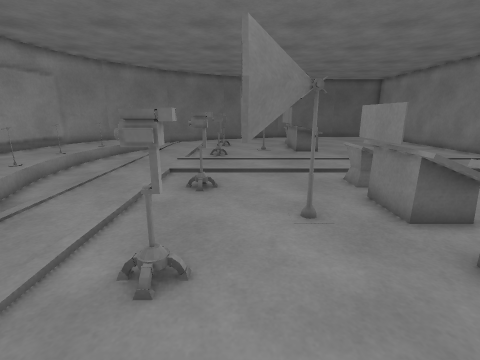
view 1 (above)

16 first-person views from a walk through a 3-D level made in the Unity game engine. The camera is 1.2 m above the floor, tilts 14° down and sees 85° across. The floor is counted in squares, 0.5 m on a side. Each view is taken from the middle of a square. On the plan, view 1 faces up. The plan holds only what a view shows up to about 18 squares ahead; the rest is blank.

view 2
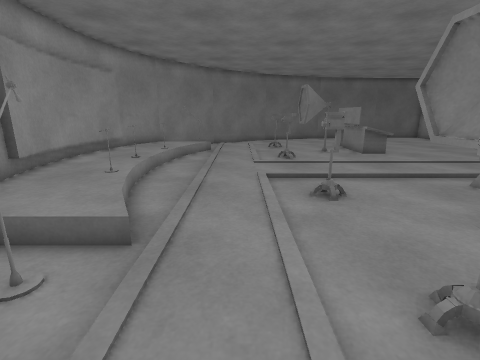

view 3
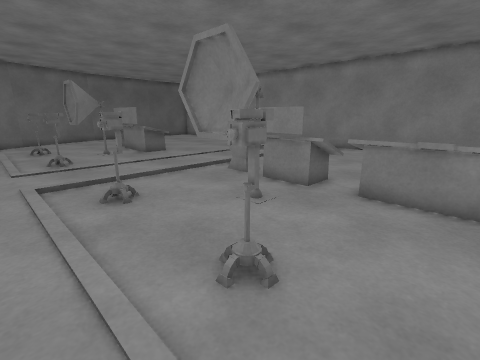

view 4
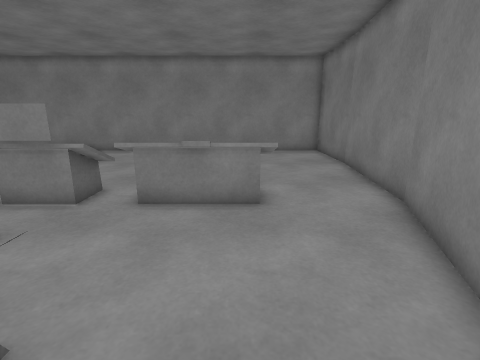

view 5
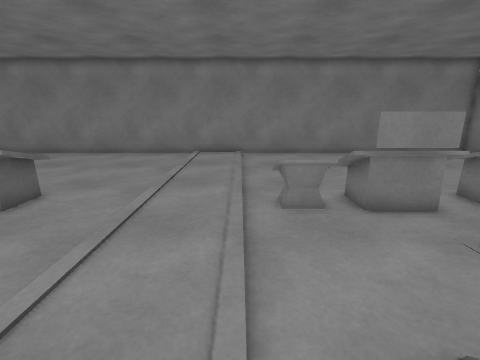

view 6
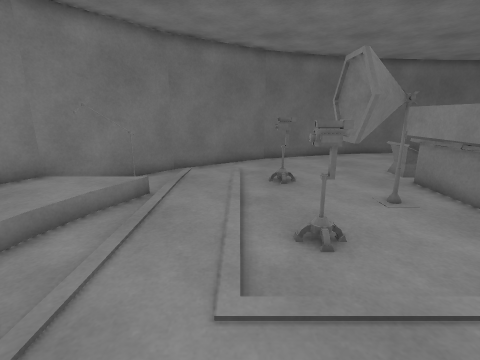

view 7
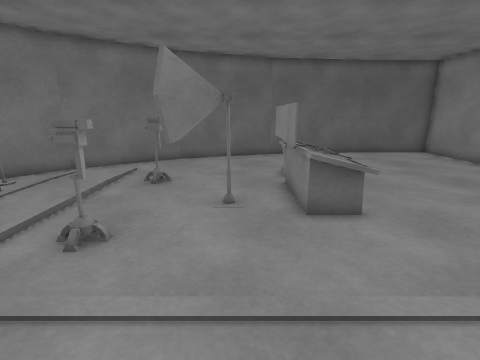

view 8
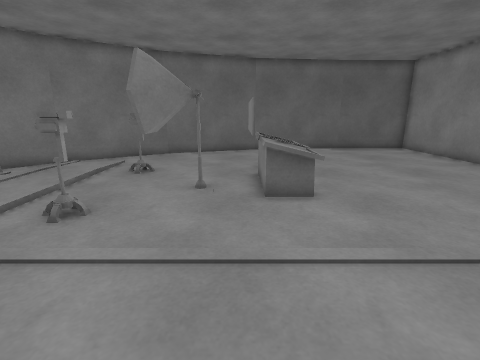

view 9
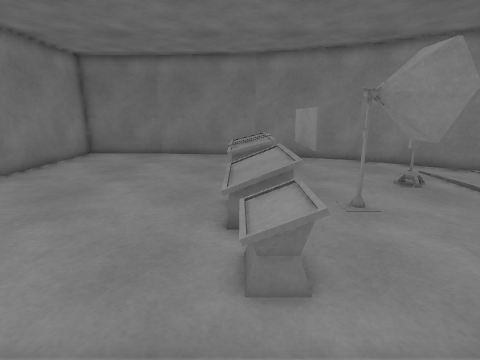

view 10
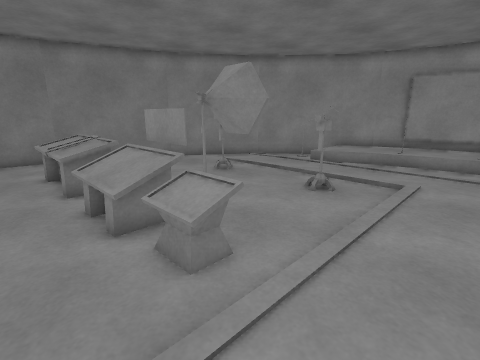

view 11
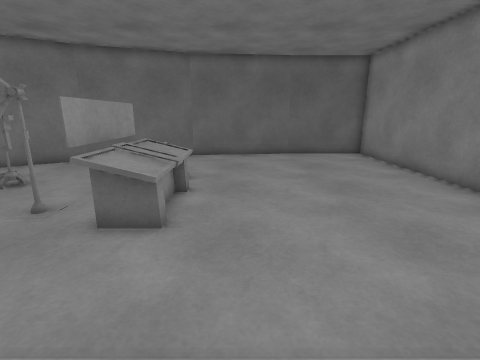

view 12
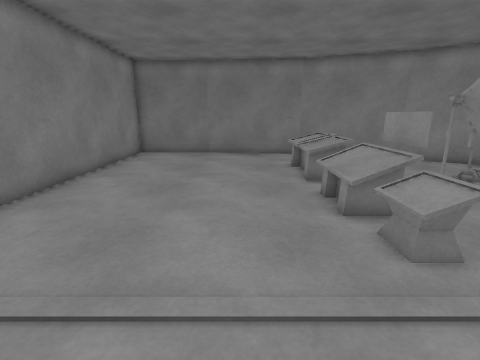

view 13
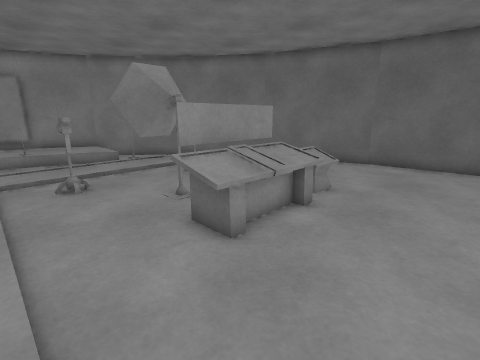

view 14
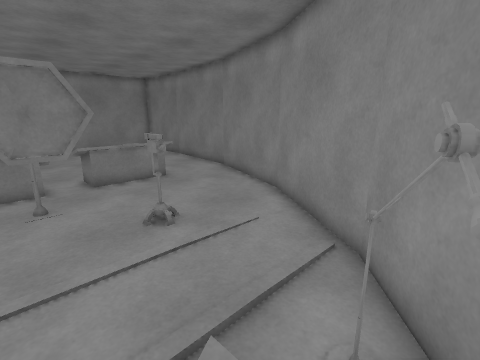

view 15
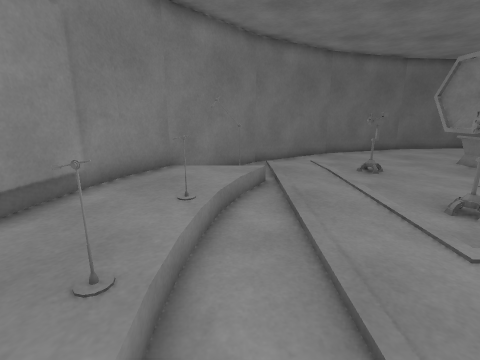

view 16
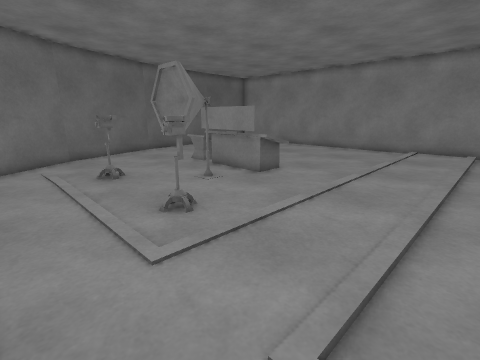

### Floor plan
Key: @ floor where view 1 was taken; # wall or solid block; x gap in a wall; . main floor; : floor 0.25 m higher than the main floor; / step, stairs or slope; = window, fence, low wall or low ledge; T thing the floor can be seen under or through; O other object.
Columns run from 11 left of view 1 to 15 right of it. Each row starts with its distance up from view 1.
 29               #############
 28             ### ..........#
 27          ####.............#
 26         ##................#
 25       ###.................#
 24      ##...................#
 23     ##.........O=.........#
 22    ##..........O..........#
 21   ##=.....O...##O.........#
 20  ####.........#OO.........#
 19  #:::/.....TOO#OO.........#
 18 ##::/......TT.#OO.........#
 17 #:::/..........OO.........#
 16 #::=......O...............#
 15 #::/......................#
 14 #::/......................#
 13 #:=/......................#
 12 #:=/......................#
 11 #::/......................#
 10 #::/.........../O.........#
  9 #::=......O....OO.........#
  8 #:::/.....  ...xO.........#
  7 ##::/......TT.##O.........#
  6  #:#:/.....TTO##O.........#
  5  ####......TT..OO.........#
  4   ##=.....O ...OO.........#
  3    ##.....O....OO.........#
  2     ##.........OO.........#
  1      ##........OO.........#
  0       ###..@...OO.........#
 -1         ##................#
 -2          ####.............#
 -3             ####..........#
 -4               #############

Positions as (right, up) in squares from view 1, and headings:
1: (0, 0), facing up
2: (-4, 1), facing up
3: (-4, 1), facing up-right
4: (-3, 1), facing right
5: (-3, 11), facing right
6: (-3, 11), facing up
7: (2, 11), facing up
8: (3, 10), facing up
9: (5, 13), facing down
10: (7, 13), facing down-left
11: (7, 12), facing up
12: (8, 14), facing down
13: (9, 14), facing up-left
14: (-8, 7), facing down-right
15: (-7, 10), facing up
16: (-5, 10), facing up-right
